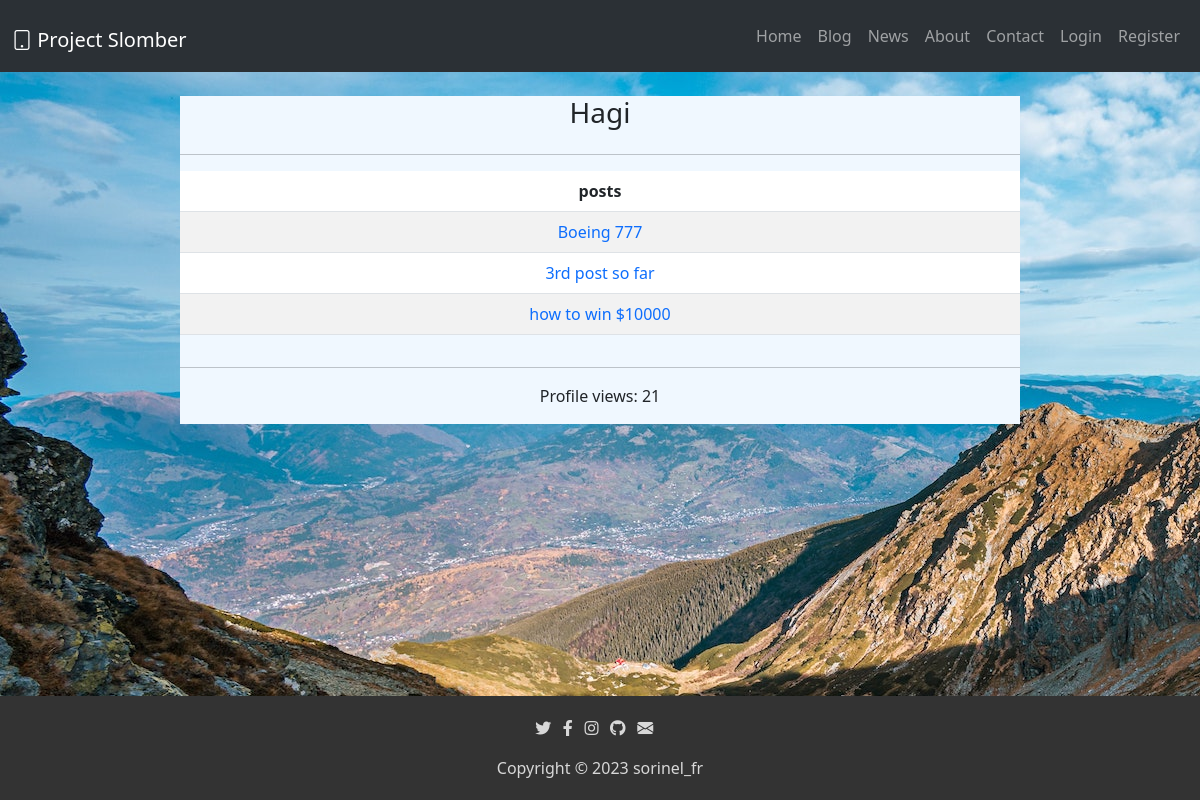
The app's page /profile/Hagi with its own data.
### server.py (models this page shows)
    class User(UserMixin, db.Model):
        __tablename__ = "user"
        id = db.Column(db.Integer, primary_key=True)
        email = db.Column(db.String(100), unique=True, nullable=False)
        password = db.Column(db.String(100), nullable=False)
        name = db.Column(db.String(100), unique=True, nullable=False)
        profile_views = db.Column(db.Integer, nullable=False)
        posts = relationship("BlogPosts", back_populates="author")
        comment = relationship("Comments", back_populates="author")

    class BlogPosts(UserMixin, db.Model):
        __tablename__ = "posts"
        id = db.Column(db.Integer, primary_key=True)
        user_id = db.Column(db.Integer, db.ForeignKey('user.id'))
        author = relationship("User", back_populates="posts")
        comment = relationship("Comments", back_populates="posts")
        title = db.Column(db.String(250), unique=True, nullable=False)
        subtitle = db.Column(db.String(250), nullable=False)
        date = db.Column(db.String(250), nullable=False)
        text = db.Column(db.Text, nullable=False)
        post_views = db.Column(db.Integer, nullable=False)

### server.py (the view, shortened to what this page needs)
    @app.route('/profile/<name>')
    def user_profile(name):
        wrong_name = False
        user = User.query.filter_by(name=name).first()
        user_posts = BlogPosts.query.filter_by(user_id=user.id).all()
        user = User.query.filter_by(name=name).first()
        return render_template('profile.html',
                               user=user,
                               wrong_name=wrong_name,
                               name=name,
                               user_posts=user_posts,
                               number_of_posts=len(user_posts)
                               )

### templates/profile.html (shortened to what this page needs)
<!DOCTYPE html>
<html lang="en">
<head>
    <link rel="stylesheet" href="{{url_for('static', filename='style.css')}}">
    <link rel="stylesheet" href="https://cdnjs.cloudflare.com/ajax/libs/font-awesome/5.15.3/css/all.min.css">
    <link href="https://cdn.jsdelivr.net/npm/bootstrap@5.3.0-alpha3/dist/css/bootstrap.min.css" rel="stylesheet"
>
    <link rel="stylesheet" href="https://cdn.jsdelivr.net/npm/bootstrap-icons@1.10.4/font/bootstrap-icons.css">
</head>
<body style="margin-bottom: 10%;">
    <nav class="navbar navbar-expand-lg bg-body-tertiary" data-bs-theme="dark">
        <div class="container-fluid">
            <h1><a class="navbar-brand" href="/"><i class="bi bi-tablet"></i> Project Slomber</a></h1>
            <div class="collapse navbar-collapse" id="navbarSupportedContent">
                <ul class="navbar-nav ms-auto mb-2 mb-lg-0">
                    <li class="nav-item">
                        <a class="nav-link" aria-current="page" href="/">Home</a>
                    </li>
                    <li class="nav-item">
                        <a class="nav-link" href="/blog">Blog</a>
                    </li>
                    <li class="nav-item">
                        <a class="nav-link" href="/news">News</a>
                    </li>
                    <li class="nav-item">
                        <a class="nav-link" href="/about">About</a>
                    </li>
                    <li class="nav-item">
                        <a class="nav-link" href="/contact">Contact</a>
                    </li>
                    {% if current_user.is_authenticated == False: %}
                    <li class="nav-item">
                        <a class="nav-link" href="/login">Login</a>
                    </li>
                    <li class="nav-item">
                        <a class="nav-link" href="/register">Register</a>
                    </li>
                    {% endif %}
                </ul>
            </div>
        </div>
    </nav>
    <div class="user-card">
        {% if wrong_name: %}
        <h3>Error: No user with name {{name}}</h3>
        {% else %}
        <h3>{{user.name}}</h3>
        <hr>
        <table class="table table-striped table-hover">
            <thead>
                <tr>
                    <th scope="col">
                        posts
                    </th>
                </tr>
            </thead>
            <tbody>
                {% if number_of_posts != 0:%}
                    {% for post in user_posts: %}
                        <tr>
                            <td>
                                <a href="/blog/post/{{post.id}}" style="text-decoration: none;">{{post.title}}</a>
                            </td>
                        </tr>
                    {% endfor %}
                {% else %}
                    <tr>
                        <td>
                            This user has no posts
                        </td>
                    </tr>
                {% endif %}
            </tbody>
        </table>
        <hr>
        <p>Profile views: {{user.profile_views}}</p>
        {% endif %}
    </div>
</body>
<footer>
    <ul class="icons">
        <li><a href="https://twitter.com/Sorin63701900" target="_blank"><i class="fab fa-twitter"></i></a></li>
        <li><a href="https://www.facebook.com/sorin.fratean" target="_blank"><i class="fab fa-facebook-f"></i></a></li>
        <li><a href="https://www.instagram.com/sorinel_fr/" target="_blank"><i class="fab fa-instagram"></i></a></li>
        <li><a href="https://github.com/Sorinel27" target="_blank"><i class="fab fa-github"></i></a></li>
        <li><a href="mailto:sorin78910@gmail.com" target="_blank"><i class="bi bi-envelope-fill"></i></a></li>
    </ul>
    <a href="https://sorinelfr.ro/" target="_blank">Copyright &copy; 2023 sorinel_fr</a>
</footer>
</html>

### static/style.css (style rules this page uses)
body { margin-bottom: 10%; background-image: url("img/bg.jpg"); background-size: auto; }
body .user-card { background-color: aliceblue; display: -webkit-box; display: -ms-flexbox; display: flex; -webkit-box-orient: vertical; -webkit-box-direction: normal; -ms-flex-direction: column; flex-direction: column; -webkit-box-pack: center; -ms-flex-pack: center; justify-content: center; text-align: center; width: 70%; margin-top: 2%; margin-left: auto; margin-right: auto; }
footer { background-color: #333; color: #fff; text-align: center; position: fixed; bottom: 0; width: 100%; padding: 20px; }
footer .icons { display: -webkit-box; display: -ms-flexbox; display: flex; -webkit-box-orient: horizontal; -webkit-box-direction: normal; -ms-flex-direction: row; flex-direction: row; list-style-type: none; -webkit-box-pack: center; -ms-flex-pack: center; justify-content: center; padding-left: 0; }
footer .icons li { padding-right: 1%; }
footer a { text-decoration: none; color: #d8d8d8; }

### records on screen
User: name "Hagi", profile_views "21"
BlogPosts: title "Boeing 777"
BlogPosts: title "3rd post so far"
BlogPosts: title "how to win $10000"
